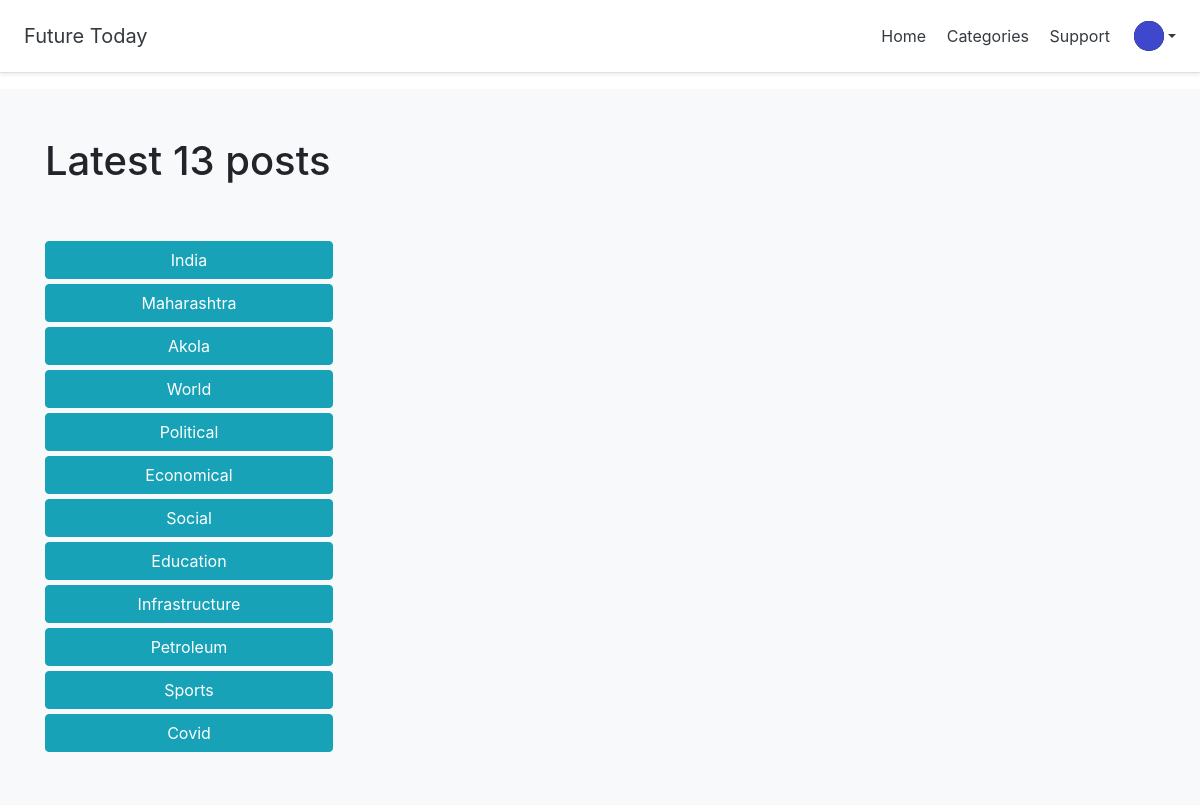
The page /category/13/ (signed in) on the database its author committed.
### accounts/models.py (models this page shows, shortened)
class Profile(models.Model):
    user = models.OneToOneField(User, on_delete=models.CASCADE)
    avatar = models.ImageField(
        upload_to=user_directory_path, default='users/avatar.jpg')
    bio = models.TextField(max_length=500, blank=True)

### blog/models.py (models this page shows)
class Category(models.Model):
    name = models.CharField(max_length=100)
    def __str__(self):
        return self.name

### blog/views.py (the view)
# urls.py: path('category/<category>/', views.CatListView.as_view(), name='category'),
class CatListView(ListView):
    template_name = 'blog/category.html'
    context_object_name = 'catlist'
    def get_queryset(self):
        content = {
            'cat': self.kwargs['category'],
            'posts': Post.objects.filter(category__name=self.kwargs['category']).filter(status='published')
        }
        return content

### accounts/views.py (called while the page is built)
def avatar(request):
    if request.user.is_authenticated:
        user = User.objects.get(username=request.user)
        avatar = Profile.objects.filter(user=user)
        context = {
            "avatar": avatar,
        }
        return context
    else:
        return {
            'NotLoggedIn': User.objects.none()
        }

### blog/views.py (called while the page is built)
def category_list(request):
    category_list = Category.objects.exclude(name='default')
    context = {
        "category_list": category_list,
    }
    return context

### templates/blog/category.html (shortened to what this page needs)
    {% extends "../base/base.html" %}
    {% block content %}
    {% include "base/nav-main.html" %}
    <div class="album py-5 bg-light">
      <div class="container">
        <div class="row">
          <div class="col-12 pb-5">
            <h1> Latest {{catlist.cat}} posts</h1>
          </div>
          <div class=".col-6 .col-md-4">
            {% for cat in category_list %}
           <div class="col-9 col-sm-12 col-md-4 col-md-12 col-lg-4">
            <a href="/category/{{cat}}"><button type="button" class="btn btn-info text-center" style="min-width: 18rem; margin-bottom: 5px;">{{cat}}</button></a>
           </div>
        {% endfor %}
          </div>
        </div>
      </div>
    </div>
    {% endblock %}

### templates/base/nav-main.html (shortened to what this page needs)
<div class="d-flex flex-column flex-md-row align-items-center p-3 px-md-4 mb-3 bg-white border-bottom shadow-sm">
    <h5 class="my-0 mr-md-auto font-weight-normal"><a class="text-dark" href="/">Future Today</a></h5>
    <nav class="my-2 my-md-0 mr-md-3">
        <a class="p-2 text-dark" href="/">Home</a>
        <a class="p-2 text-dark" href="/account/catlist">Categories</a>
        <a class="p-2 text-dark" href="/account/contact">Support</a>
    </nav>
    {% if request.user.is_authenticated %}
    <img class="avatar" src="
    {% for data in avatar %}
    {{ data.avatar.url }}
    {% endfor %}
    ">
    <ul class="navbar-nav">
        <li class="nav-item dropdown">
            <a class="nav-link dropdown-toggle text-dark" href="#" id="navbarDropdown" role="button"
                data-toggle="dropdown" aria-haspopup="true" aria-expanded="false">
            </a>
        </li>
    </ul>
    {% else %}
    <nav>
        <a class="p-2 text-dark" href="{% url 'accounts:register' %}">Register</a>
        <a class="p-2 text-dark" href="{% url 'login' %}">Login</a>
    </nav>
    {% endif %}
</div>

### templates/base/nav-main.html (style rules this page uses)
.avatar { height: 30px; width: 30px; background-color: #000; border-radius: 50%; display: inline-block; }

### rows shown on the page
Profile: avatar (picture)
Category: name "India"
Category: name "Maharashtra"
Category: name "Akola"
Category: name "World"
Category: name "Political"
Category: name "Economical"
Category: name "Social"
Category: name "Education"
Category: name "Infrastructure"
Category: name "Petroleum"
Category: name "Sports"
Category: name "Covid"

### other values the page prints
{{ catlist.cat }} "13"
